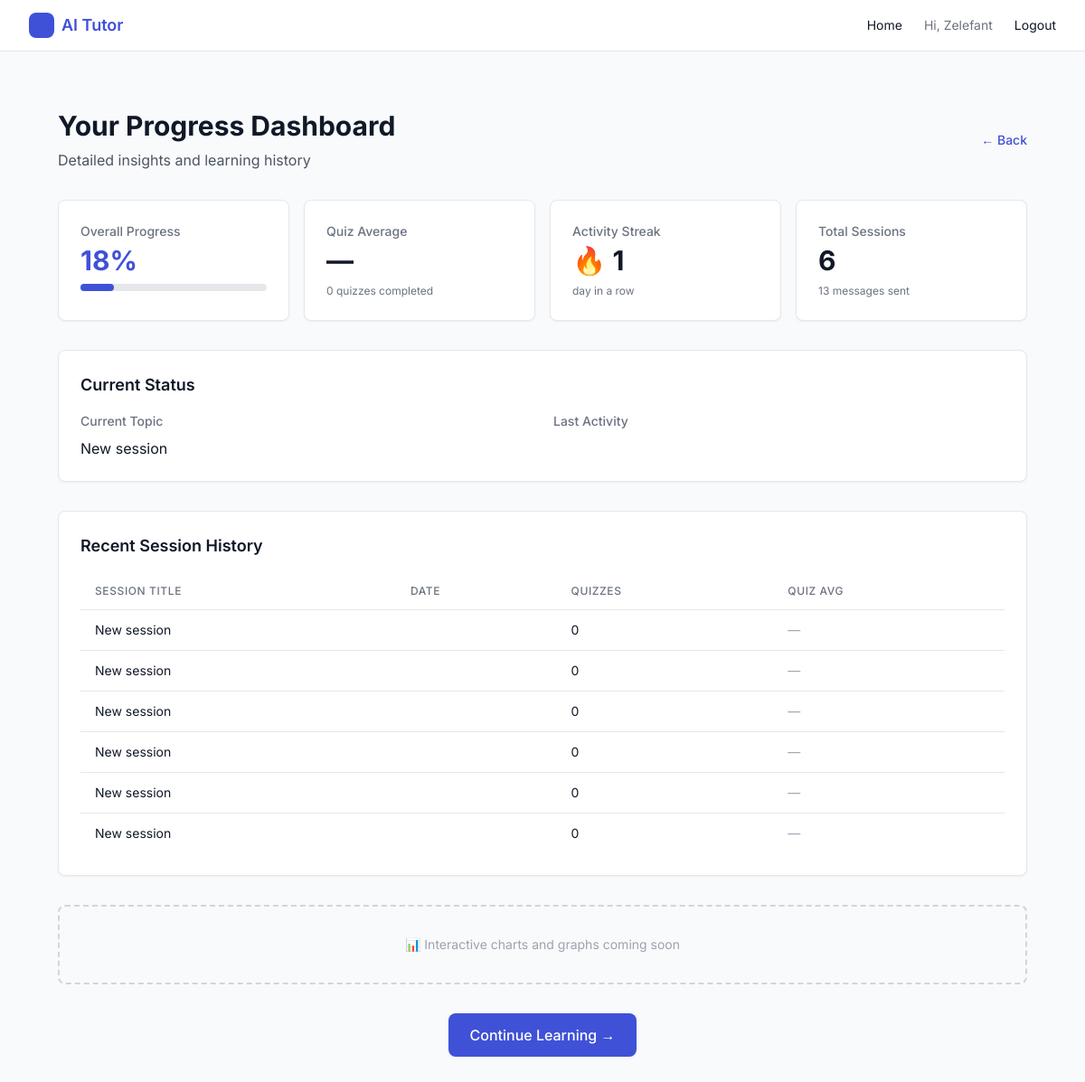
/tutor/progress/ (signed in), run on the app's committed database.
### tutor/models.py (models this page shows, shortened)
class StudentProgress(models.Model):
    user = models.OneToOneField(
        settings.AUTH_USER_MODEL,
        on_delete=models.CASCADE,
        related_name="progress",
        db_index=True
    )
    overall_completion_percent = models.DecimalField(
        max_digits=5,
        decimal_places=2,
        default=0.00,
        help_text="Weighted completion based on quiz scores and session activity"
    )
    current_module = models.CharField(
        max_length=200,
        blank=True,
        help_text="Current topic/module - inferred from most recent session title"
    )
    quiz_average = models.DecimalField(
        max_digits=5,
        decimal_places=2,
        null=True,
        blank=True,
        help_text="Average quiz score across all graded quizzes"
    )
    activity_streak = models.IntegerField(
        default=0,
        help_text="Consecutive days with at least one activity"
    )
    last_activity = models.DateTimeField(
        null=True,
        blank=True,
        help_text="Timestamp of most recent chat or quiz activity"
    )
    total_sessions = models.IntegerField(
        default=0,
        help_text="Total number of chat sessions created"
    )
    total_quizzes = models.IntegerField(
        default=0,
        help_text="Total number of quizzes completed"
    )
    total_messages = models.IntegerField(
        default=0,
        help_text="Total number of user messages sent"
    )
    updated_at = models.DateTimeField(auto_now=True)
    class Meta:
        indexes = [
            models.Index(fields=['user', 'updated_at']),
        ]
        verbose_name_plural = "Student Progress"

class Session(models.Model):
    id = models.UUIDField(primary_key=True, default=uuid.uuid4, editable=False)
    owner = models.ForeignKey(get_user_model(), on_delete=models.CASCADE, related_name="sessions")
    title = models.CharField(max_length=200, default="New session")
    created_at = models.DateTimeField(auto_now_add=True)

### tutor/views.py (the view, shortened to what this page needs)
# urls.py: path("progress/", progress_detail, name="progress_detail"),
@login_required
def progress_detail(request):
    student_id = request.GET.get('student_id')
    if student_id and is_teacher_or_admin(request.user):
        try:
            User = get_user_model()
            student_user = User.objects.get(id=student_id)
            if not is_admin(request.user):
                teacher_profile = TeacherProfile.objects.get(user=request.user)
                student_profile = StudentProfile.objects.get(user=student_user)
                if student_profile.teacher != teacher_profile:
                    return JsonResponse({'error': 'Access denied'}, status=403)
            target_user = student_user
        except (User.DoesNotExist, TeacherProfile.DoesNotExist, StudentProfile.DoesNotExist):
            return JsonResponse({'error': 'Student not found'}, status=404)
    else:
        target_user = request.user
    metrics = calculate_student_progress(target_user)
    try:
        progress = StudentProgress.objects.get(user=target_user)
    except StudentProgress.DoesNotExist:
        progress = None
    sessions = Session.objects.filter(owner=target_user).order_by('-created_at')[:20]
    session_history = []
    for session in sessions:
        quizzes = session.quizzes.filter(status='graded')
        quiz_count = quizzes.count()
        session_quiz_avg = None
        session_history.append({
            'id': str(session.id),
            'title': session.title,
            'created_at': session.created_at.isoformat(),
            'quiz_count': quiz_count,
            'quiz_average': round(session_quiz_avg, 2) if session_quiz_avg else None,
        })
    context = {
        'target_user': target_user,
        'metrics': metrics,
        'progress': progress,
        'session_history': session_history,
        'is_viewing_other': student_id is not None,
    }
    return render(request, 'progress_detail.html', context)

### tutor/utils.py (called while the page is built, shortened)
def calculate_activity_streak(user):
    chat_dates = Chat.objects.filter(
        session__owner=user,
        role='user'
    ).values_list('created_at', flat=True).order_by('-created_at')
    quiz_dates = Quiz.objects.filter(
        session__owner=user
    ).values_list('started_at', flat=True).order_by('-started_at')
    all_dates = list(chat_dates) + list(quiz_dates)
    if not all_dates:
        return 0
    activity_dates = sorted(
        set(dt.date() for dt in all_dates),
        reverse=True
    )
    if not activity_dates:
        return 0
    streak = 1
    today = timezone.now().date()
    most_recent = activity_dates[0]
    if most_recent < today - timedelta(days=1):
        return 0
    return streak

### tutor/templates/progress_detail.html (shortened to what this page needs)
{% extends "base.html" %}
{% block content %}
<div class="max-w-7xl mx-auto px-4 sm:px-6 lg:px-8 py-8">
  <div class="mb-8">
    <div class="flex items-center justify-between">
      <div>
        <h1 class="text-3xl font-bold text-gray-900 mb-2">
          {% if is_viewing_other %}
            Progress for {{ target_user.get_full_name|default:target_user.username }}
          {% else %}
            Your Progress Dashboard
          {% endif %}
        </h1>
        <p class="text-gray-600">Detailed insights and learning history</p>
      </div>
      <a href="{% if is_viewing_other %}{% url 'dashboard' %}{% else %}{% url 'landing' %}{% endif %}"
         class="text-sm text-brand-600 hover:text-brand-700 font-medium">
        ← Back
      </a>
    </div>
  </div>
  <div class="grid grid-cols-1 md:grid-cols-4 gap-4 mb-8">
    <div class="bg-white rounded-lg shadow-sm border border-gray-200 p-6">
      <div class="text-sm font-medium text-gray-500 mb-1">Overall Progress</div>
      <div class="text-3xl font-bold text-brand-600">
        {{ metrics.overall_completion_percent|floatformat:0 }}%
      </div>
      <div class="mt-2 w-full bg-gray-200 rounded-full h-2">
        <div class="bg-brand-600 h-2 rounded-full"
             style="width: {{ metrics.overall_completion_percent }}%"></div>
      </div>
    </div>
    <div class="bg-white rounded-lg shadow-sm border border-gray-200 p-6">
      <div class="text-sm font-medium text-gray-500 mb-1">Quiz Average</div>
      <div class="text-3xl font-bold text-gray-900">
        {% if metrics.quiz_average %}
          {{ metrics.quiz_average|floatformat:1 }}%
        {% else %}
          —
        {% endif %}
      </div>
      <div class="mt-2 text-xs text-gray-500">
        {{ metrics.total_quizzes }} quiz{{ metrics.total_quizzes|pluralize:"zes" }} completed
      </div>
    </div>
    <div class="bg-white rounded-lg shadow-sm border border-gray-200 p-6">
      <div class="text-sm font-medium text-gray-500 mb-1">Activity Streak</div>
      <div class="text-3xl font-bold text-gray-900">
        {% if metrics.activity_streak > 0 %}
          🔥 {{ metrics.activity_streak }}
        {% else %}
          0
        {% endif %}
      </div>
      <div class="mt-2 text-xs text-gray-500">
        day{{ metrics.activity_streak|pluralize }} in a row
      </div>
    </div>
    <div class="bg-white rounded-lg shadow-sm border border-gray-200 p-6">
      <div class="text-sm font-medium text-gray-500 mb-1">Total Sessions</div>
      <div class="text-3xl font-bold text-gray-900">{{ metrics.total_sessions }}</div>
      <div class="mt-2 text-xs text-gray-500">
        {{ metrics.total_messages }} messages sent
      </div>
    </div>
  </div>
  <div class="bg-white rounded-lg shadow-sm border border-gray-200 p-6 mb-8">
    <h2 class="text-lg font-semibold text-gray-900 mb-4">Current Status</h2>
    <div class="grid grid-cols-1 md:grid-cols-2 gap-6">
      <div>
        <div class="text-sm font-medium text-gray-500 mb-2">Current Topic</div>
        <div class="text-base text-gray-900">
          {{ metrics.current_module|default:"No active topic" }}
        </div>
      </div>
      <div>
        <div class="text-sm font-medium text-gray-500 mb-2">Last Activity</div>
      </div>
    </div>
  </div>
  <div class="bg-white rounded-lg shadow-sm border border-gray-200 p-6">
    <h2 class="text-lg font-semibold text-gray-900 mb-4">Recent Session History</h2>
    {% if session_history %}
      <div class="overflow-x-auto">
        <table class="min-w-full divide-y divide-gray-200">
          <thead>
            <tr>
              <th class="px-4 py-3 text-left text-xs font-medium text-gray-500 uppercase tracking-wider">
                Session Title
              </th>
              <th class="px-4 py-3 text-left text-xs font-medium text-gray-500 uppercase tracking-wider">
                Date
              </th>
              <th class="px-4 py-3 text-left text-xs font-medium text-gray-500 uppercase tracking-wider">
                Quizzes
              </th>
              <th class="px-4 py-3 text-left text-xs font-medium text-gray-500 uppercase tracking-wider">
                Quiz Avg
              </th>
            </tr>
          </thead>
          <tbody class="divide-y divide-gray-200">
            {% for session in session_history %}
            <tr class="hover:bg-gray-50">
              <td class="px-4 py-3 text-sm text-gray-900">
                {{ session.title }}
              </td>
              <td class="px-4 py-3 text-sm text-gray-500">
              </td>
              <td class="px-4 py-3 text-sm text-gray-900">
                {{ session.quiz_count }}
              </td>
              <td class="px-4 py-3 text-sm">
                {% if session.quiz_average %}
                  <span class="inline-flex items-center px-2.5 py-0.5 rounded-full text-xs font-medium
                        {% if session.quiz_average >= 80 %}bg-green-100 text-green-800
                        {% elif session.quiz_average >= 60 %}bg-yellow-100 text-yellow-800
                        {% else %}bg-red-100 text-red-800{% endif %}">
                    {{ session.quiz_average|floatformat:0 }}%
                  </span>
                {% else %}
                  <span class="text-gray-400">—</span>
                {% endif %}
              </td>
            </tr>
            {% endfor %}
          </tbody>
        </table>
      </div>
    {% else %}
      <div class="text-center py-8 text-gray-500">
        <div class="text-4xl mb-2">📚</div>
        <p>No session history available yet</p>
      </div>
    {% endif %}
  </div>
  <div class="mt-8 bg-gray-50 rounded-lg border-2 border-dashed border-gray-300 p-8 text-center">
    <div class="text-gray-400 text-sm">
      📊 Interactive charts and graphs coming soon
    </div>
  </div>
  {% if not is_viewing_other %}
  <div class="mt-8 flex justify-center">
    <a href="{% url 'chat' %}"
       class="inline-flex items-center px-6 py-3 bg-brand-600 hover:bg-brand-700 text-white font-medium rounded-lg shadow-sm transition-colors">
      Continue Learning →
    </a>
  </div>
  {% endif %}
</div>
{% endblock %}

### tutor/templates/base.html (shortened to what this page needs)
<!DOCTYPE html>
<html lang="en">
<head>
  <script src="https://cdn.tailwindcss.com"></script>
</head>
<body class="bg-gray-50 text-gray-900">
  <nav class="bg-white border-b border-gray-200">
    <div class="max-w-7xl mx-auto px-4 sm:px-6 lg:px-8 h-14 flex items-center justify-between">
      <a href="/" class="flex items-center gap-2 font-semibold text-brand-600 text-lg">
        <div class="h-7 w-7 bg-brand-600 rounded-lg"></div>
        AI Tutor
      </a>
      <div class="flex items-center gap-6 text-sm">
        <a href="/" class="hover:text-brand-700">Home</a>
        {% if user.is_authenticated %}
          <span class="text-gray-500">Hi, {{ user.username }}</span>
          <form action="/logout/" method="post" class="inline">
            <button type="submit" class="hover:text-brand-700">Logout</button>
          </form>
        {% else %}
          <a href="/login/" class="hover:text-brand-700">Login</a>
          <a href="/signup/" class="hover:text-brand-700">Signup</a>
        {% endif %}
      </div>
    </div>
  </nav>
  <main class="max-w-7xl mx-auto px-4 sm:px-6 lg:px-8 py-8">
    {% block content %}{% endblock %}
  </main>
</body>
</html>

### tutor/templates/base.html (style rules this page uses)
body { font-family: 'Inter', system-ui, sans-serif; }

### data on the page
StudentProgress: overall_completion_percent "18", current_module "New session"
Session: title "New session"
Session: title "New session"
Session: title "New session"
Session: title "New session"
Session: title "New session"
Session: title "New session"

### other printed values
{{ user.username }} "Zelefant"
{{ metrics.total_quizzes }} "0"
{{ metrics.activity_streak }} "1"
{{ metrics.total_sessions }} "6"
{{ metrics.total_messages }} "13"
{{ session.quiz_count }} "0" "0" "0" "0" "0" "0"
